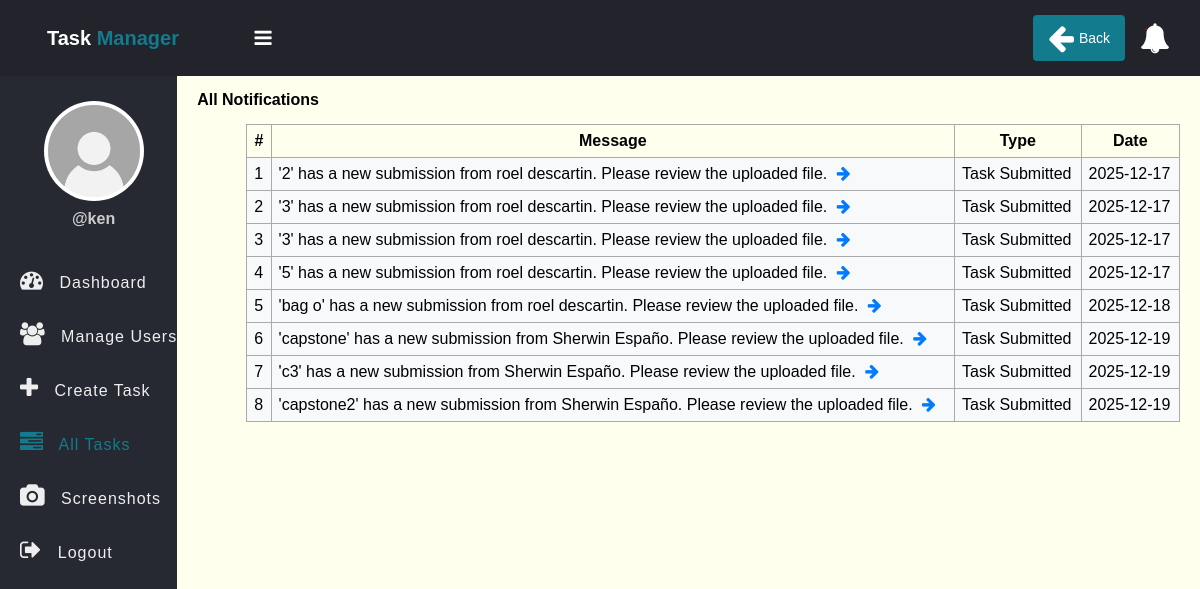
Screenshot of /notifications.php (signed in) with the database file from the repository.
### tables this page shows
CREATE TABLE `notifications` (
  `id` int(11) NOT NULL,
  `message` text NOT NULL,
  `recipient` int(11) NOT NULL,
  `type` varchar(50) NOT NULL,
  `date` date NOT NULL DEFAULT curdate(),
  `is_read` tinyint(1) DEFAULT 0,
  `task_id` int(11) DEFAULT NULL
);

### app/model/Notification.php (called while the page is built, shortened)
<?php
function get_all_my_notifications($conn, $id){
	$sql = "SELECT * FROM notifications WHERE recipient=?";
	$stmt = $conn->prepare($sql);
	$stmt->execute([$id]);
	if($stmt->rowCount() > 0){
		$notifications = $stmt->fetchAll();
	}else $notifications = 0;
	return $notifications;
}

### app/model/Task.php (called while the page is built, shortened)
<?php
function get_task_by_title($conn, $title){
    $sql = "SELECT * FROM tasks WHERE title=? ORDER BY id DESC LIMIT 1";
    $stmt = $conn->prepare($sql);
    $stmt->execute([$title]);
    return $stmt->rowCount() > 0 ? $stmt->fetch(PDO::FETCH_ASSOC) : 0;
}

### notifications.php (the view, shortened to what this page needs)
<?php
if (isset($_SESSION['role']) && isset($_SESSION['id'])) {
    include "DB_connection.php";
    include "app/Model/Notification.php";
    include "app/Model/Task.php";
    $notifications = get_all_my_notifications($conn, $_SESSION['id']);
    function get_notification_task_id($conn, $notification) {
        if (isset($notification['task_id']) && $notification['task_id'] !== null) {
            return $notification['task_id'];
        }
        $message = $notification['message'];
        if (preg_match("/'([^']+)'/", $message, $matches)) {
            $task_title = $matches[1];
            $task = get_task_by_title($conn, $task_title);
            if ($task != 0) {
                return $task['id'];
            }
        }
        return null;
    }
 ?>
<!DOCTYPE html>
<html>
<head>
	<link rel="stylesheet" href="https://stackpath.bootstrapcdn.com/font-awesome/4.7.0/css/font-awesome.min.css">
	<link rel="stylesheet" href="css/style.css">
</head>
<body>
	<?php include "inc/header.php" ?>
	<div class="body">
		<?php include "inc/nav.php" ?>
		<section class="section-1">
			<h4 class="title">All Notifications</h4>
			<?php if ($notifications != 0) { ?>
			<table class="main-table">
				<tr>
					<th>#</th>
					<th>Message</th>
					<th>Type</th>
					<th>Date</th>
				</tr>
				<?php $i=0; foreach ($notifications as $notification) {
					$task_id = get_notification_task_id($conn, $notification);
					$is_clickable = $task_id !== null;
					$click_style = $is_clickable ? 'cursor: pointer; background-color: #f8f9fa;' : '';
					$onclick = $is_clickable ? 'onclick="handleNotificationClick(' . $task_id . ')"' : '';
				?>
				<tr style="<?=$click_style?>" <?=$onclick?> onmouseover="if(<?=$is_clickable ? 'true' : 'false'?>) this.style.backgroundColor='#e9ecef'" onmouseout="if(<?=$is_clickable ? 'true' : 'false'?>) this.style.backgroundColor='#f8f9fa'">
					<td><?=++$i?></td>
					<td><?=$notification['message']?><?=$is_clickable ? ' <i class="fa fa-arrow-right" style="color: #007bff; margin-left: 5px;"></i>' : ''?></td>
					<td><?=$notification['type']?></td>
					<td><?=$notification['date']?></td>
				</tr>
			   <?php	} ?>
			</table>
		<?php }else { ?>
			<h3>You have zero notification</h3>
		<?php  }?>
		</section>
	</div>
</body>
</html>
<?php }else{
   $em = "First login";
   header("Location: login.php?error=$em");
   exit();
}
 ?>

### css/style.css (style rules this page uses)
* { padding: 0; margin: 0; box-sizing: border-box; font-family: arial, sans-serif; }
.body { display: flex; }
.section-1 { padding: 15px 20px; }
.section-1 .title { margin-bottom: 10px; }
.section-1 { width: 100%; background: #ffe; }
.main-table, .main-table tr, .main-table th, .main-table td { border: 1px solid #aaa; border-collapse: collapse; padding: 7px; }
.main-table { width: 95%; margin-top: 15px; margin-left: auto; margin-right: 0; }

### rows the page displays
notifications: message "'2' has a new submission from roel descartin. Please review the uploaded file.", type "Task Submitted", date "2025-12-17"
notifications: message "'3' has a new submission from roel descartin. Please review the uploaded file.", type "Task Submitted", date "2025-12-17"
notifications: message "'3' has a new submission from roel descartin. Please review the uploaded file.", type "Task Submitted", date "2025-12-17"
notifications: message "'5' has a new submission from roel descartin. Please review the uploaded file.", type "Task Submitted", date "2025-12-17"
notifications: message "'bag o' has a new submission from roel descartin. Please review the uploaded file.", type "Task Submitted", date "2025-12-18"
notifications: message "'capstone' has a new submission from Sherwin Españo. Please review the uploaded file.", type "Task Submitted", date "2025-12-19"
notifications: message "'c3' has a new submission from Sherwin Españo. Please review the uploaded file.", type "Task Submitted", date "2025-12-19"
notifications: message "'capstone2' has a new submission from Sherwin Españo. Please review the uploaded file.", type "Task Submitted", date "2025-12-19"

### other values shown
$_SESSION['username'] "ken"
